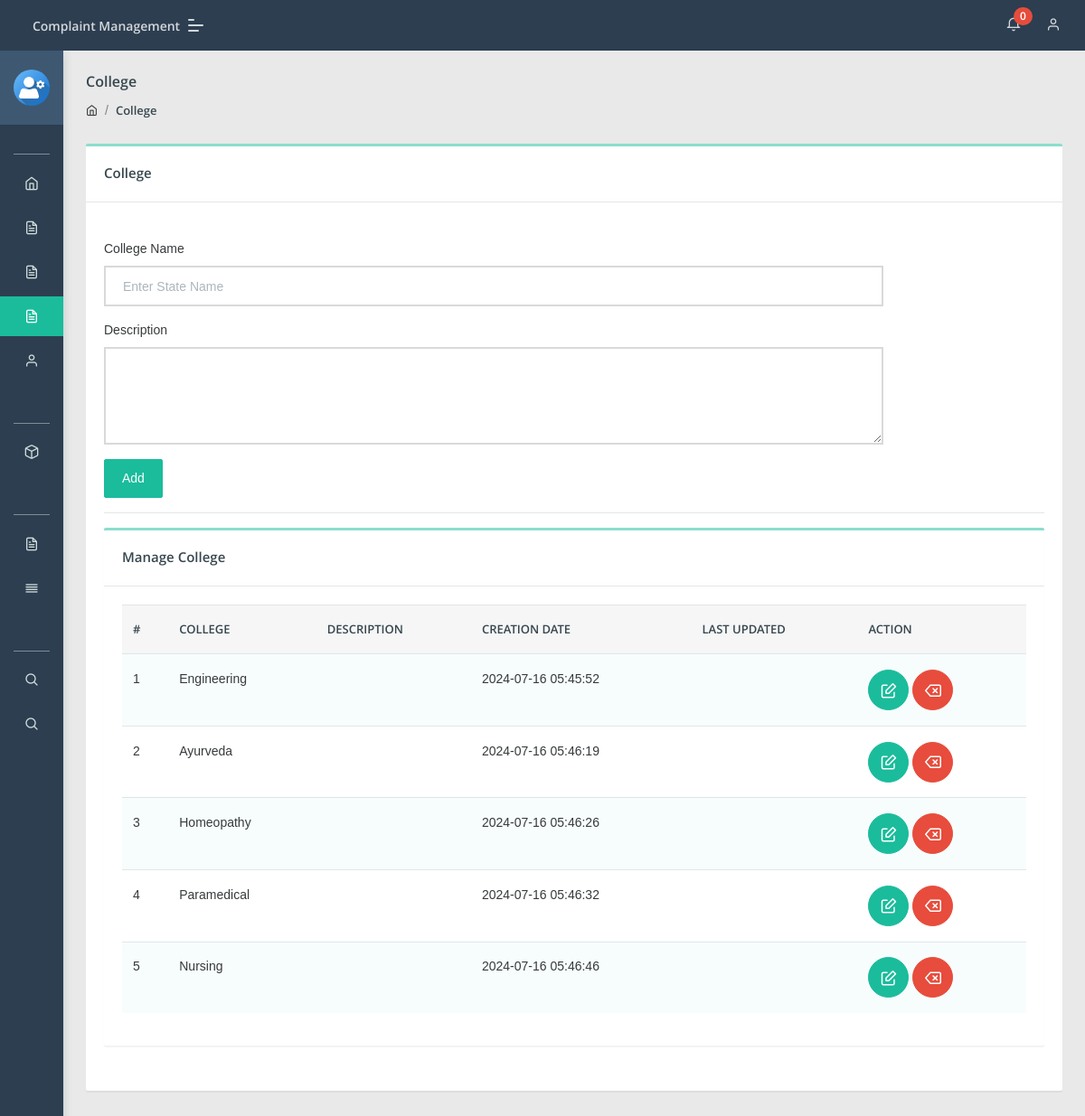
The app's page /admin/state.php (signed in) with its own data.
### tables this page shows
CREATE TABLE `state` (
  `id` int NOT NULL,
  `stateName` varchar(255) DEFAULT NULL,
  `stateDescription` tinytext,
  `postingDate` timestamp NULL DEFAULT CURRENT_TIMESTAMP,
  `updationDate` timestamp NULL DEFAULT NULL ON UPDATE CURRENT_TIMESTAMP
);

### admin/state.php (the view, shortened to what this page needs)
<?php
include('include/config.php');
if(strlen($_SESSION['aid'])==0)
    {
header('location:index.php');
}
else{
?>
<!DOCTYPE html>
<html lang="en">
<head>
    <link rel="stylesheet" href="assets/css/style.css">
</head>
<body class="">
	<?php include('include/sidebar.php');?>
	<?php include('include/header.php');?>
<section class="pcoded-main-container">
    <div class="pcoded-content">
        <div class="page-header">
            <div class="page-block">
                <div class="row align-items-center">
                    <div class="col-md-12">
                        <div class="page-header-title">
                            <h5 class="m-b-10">College</h5>
                        </div>
                        <ul class="breadcrumb">
                            <li class="breadcrumb-item"><a href="dashboard.php"><i class="feather icon-home"></i></a></li>
                            <li class="breadcrumb-item"><a href="state.php">College</a></li>
                        </ul>
                    </div>
                </div>
            </div>
        </div>
        <div class="row">
            <div class="col-sm-12">
                <div class="card">
                    <div class="card-header">
                        <h5>College</h5>
                    </div>
                    <div class="card-body">
                        <div class="row">
                            <div class="col-md-10">
                                    <br />
                                <form method="post" name="Category">
                                    <div class="form-group">
                                        <label for="exampleInputEmail1">College Name</label>
                                       <input type="text" placeholder="Enter State Name"  name="state" class="form-control" required>
                                    </div>
                                      <div class="form-group">
                                        <label for="exampleInputEmail1">Description</label>
                                       <textarea class="form-control" name="description" rows="4"></textarea>
                                    </div>
                                    <button type="submit" class="btn  btn-primary" name="submit">Add</button>
                                </form>
                            </div>
                        </div>
                     <hr>
                      <div class="row">
                            <div class="col-xl-12">
                <div class="card">
                    <div class="card-header">
                        <h5>Manage College</h5>
                    </div>
                    <div class="card-body table-border-style">
                        <div class="table-responsive">
                            <table class="table table-striped">
                                <thead>
                                    <tr>
                                            <th>#</th>
                                            <th>College</th>
                                            <th>Description</th>
                                            <th>Creation date</th>
                                            <th>Last Updated</th>
                                            <th>Action</th>
                                        </tr>
                                </thead>
                                <tbody>
                                    <?php $query=mysqli_query($con,"select * from state");
$cnt=1;
while($row=mysqli_fetch_array($query))
{
?>
                                        <tr>
                                            <td><?php echo htmlentities($cnt);?></td>
                                            <td><?php echo htmlentities($row['stateName']);?></td>
                                            <td><?php echo htmlentities($row['stateDescription']);?></td>
                                            <td><?php echo htmlentities($row['postingDate']);?></td>
                                            <td> <?php echo htmlentities($row['updationDate']);?></td>
                                            <td>
                                            <a href="edit-state.php?id=<?php echo $row['id']?>" class="btn  btn-icon btn-primary"><i class="feather icon-edit"></i></a>
                                            <a href="state.php?id=<?php echo $row['id']?>&del=delete" class="btn  btn-icon btn-danger" onClick="return confirm('Are you sure you want to delete?')"><i class="feather icon-delete"></i></a></td>
                                        </tr>
                                        <?php $cnt=$cnt+1; } ?>
                                </tbody>
                            </table>
                        </div>
                    </div>
                </div>
            </div>
                        </div>
                    </div>
                </div>
            </div>
        </div>
    </div>
</section>
</body>
</html>
<?php } ?>

### records on screen
state: stateName "Engineering", postingDate "2024-07-16 05:45:52"
state: stateName "Ayurveda", postingDate "2024-07-16 05:46:19"
state: stateName "Homeopathy", postingDate "2024-07-16 05:46:26"
state: stateName "Paramedical", postingDate "2024-07-16 05:46:32"
state: stateName "Nursing", postingDate "2024-07-16 05:46:46"

### other values on screen
$num1 "0"
